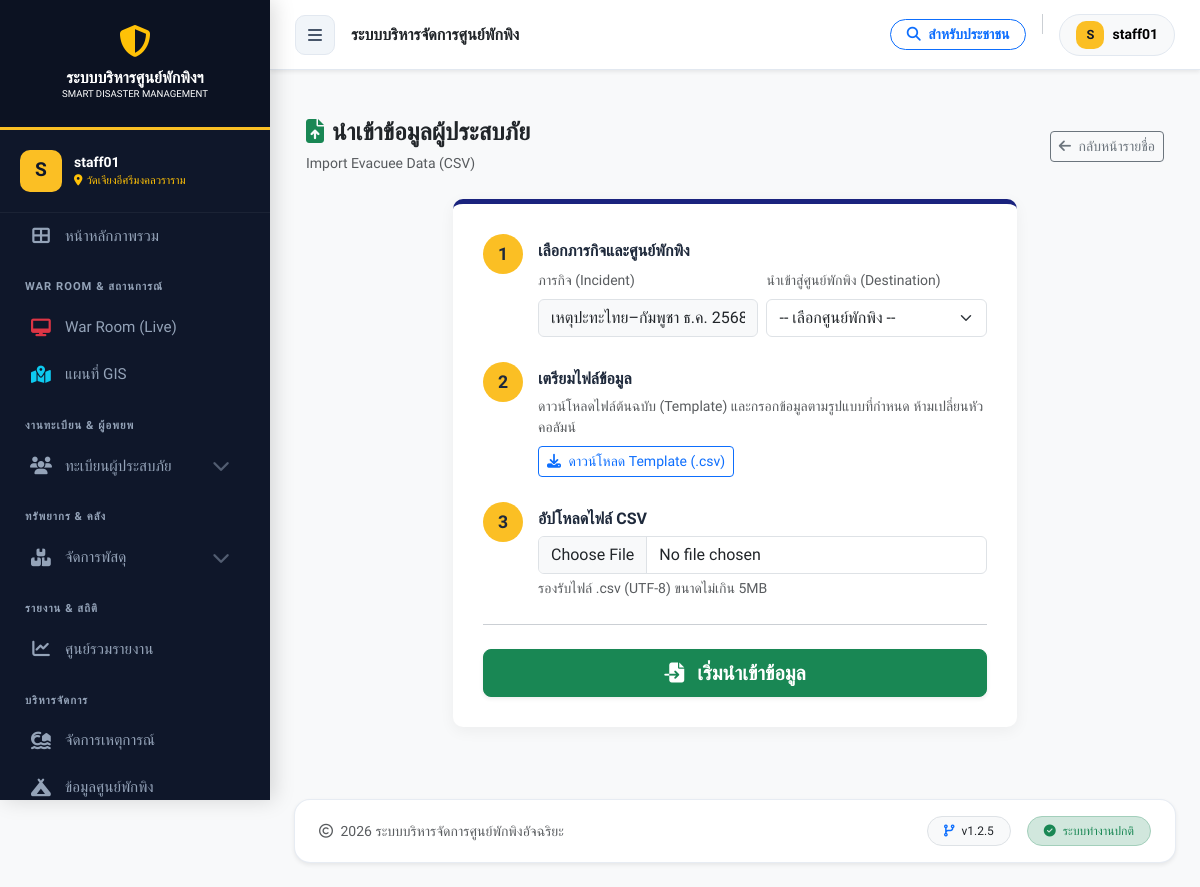
The app's page /import_csv.php (signed in) with its own data.
### tables this page shows
CREATE TABLE `shelters` (
  `id` int(11) NOT NULL,
  `incident_id` int(11) NOT NULL COMMENT 'ผูกกับเหตุการณ์ไหน',
  `name` varchar(200) NOT NULL COMMENT 'ชื่อศูนย์',
  `location` text NOT NULL COMMENT 'ที่ตั้ง',
  `district` varchar(100) DEFAULT NULL,
  `province` varchar(100) DEFAULT NULL,
  `latitude` decimal(10,8) DEFAULT NULL,
  `longitude` decimal(11,8) DEFAULT NULL,
  `capacity` int(11) NOT NULL DEFAULT 0 COMMENT 'ความจุสูงสุด',
  `contact_person` varchar(255) DEFAULT NULL,
  `contact_phone` varchar(20) DEFAULT NULL,
  `status` enum('open','full','closed') NOT NULL DEFAULT 'open',
  `last_updated` datetime DEFAULT NULL,
  `created_at` datetime DEFAULT current_timestamp()
);

CREATE TABLE `incidents` (
  `id` int(11) NOT NULL,
  `name` varchar(200) NOT NULL COMMENT 'ชื่อเหตุการณ์ (เช่น น้ำท่วมปี 67)',
  `type` varchar(50) NOT NULL DEFAULT 'other',
  `description` text DEFAULT NULL,
  `start_date` date NOT NULL,
  `end_date` date DEFAULT NULL,
  `status` enum('active','closed') NOT NULL DEFAULT 'active',
  `created_at` timestamp NOT NULL DEFAULT current_timestamp(),
  `location_scope` varchar(255) DEFAULT NULL COMMENT 'ขอบเขตพื้นที่ (เช่น อ.เมือง)'
);

### import_csv.php (the view, shortened to what this page needs)
<?php
require_once 'config/db.php';
$stmt = $pdo->query("SELECT id, name FROM incidents WHERE status = 'active' ORDER BY id DESC LIMIT 1");
$active_incident = $stmt->fetch();
?>
<!DOCTYPE html>
<html lang="th">
<head>
</head>
<body class="bg-light">
<?php include 'includes/header.php'; ?>
<div class="container mt-4 mb-5">
    <div class="d-flex justify-content-between align-items-center mb-4">
        <div>
            <h4 class="fw-bold text-dark mb-1">
                <i class="fas fa-file-upload text-success me-2"></i>นำเข้าข้อมูลผู้ประสบภัย
            </h4>
            <span class="text-muted small">Import Evacuee Data (CSV)</span>
        </div>
        <a href="evacuee_list.php" class="btn btn-outline-secondary btn-sm">
            <i class="fas fa-arrow-left me-1"></i> กลับหน้ารายชื่อ
        </a>
    </div>
    <div class="row justify-content-center">
        <div class="col-lg-8">
            <div class="import-steps">
                <form action="import_process.php" method="POST" enctype="multipart/form-data">
                    <div class="step-item step-active">
                        <div class="step-icon">1</div>
                        <div class="step-content">
                            <div class="step-title">เลือกภารกิจและศูนย์พักพิง</div>
                            <div class="row g-2">
                                <div class="col-md-6">
                                    <label class="form-label small text-muted">ภารกิจ (Incident)</label>
                                    <input type="text" class="form-control bg-light" value="<?php echo htmlspecialchars($active_incident['name'] ?? 'ไม่มีภารกิจ Active'); ?>" readonly>
                                </div>
                                <div class="col-md-6">
                                    <label class="form-label small text-muted">นำเข้าสู่ศูนย์พักพิง (Destination)</label>
                                    <select name="shelter_id" class="form-select" required>
                                        <option value="" selected disabled>-- เลือกศูนย์พักพิง --</option>
                                    </select>
                                </div>
                            </div>
                        </div>
                    </div>
                    <div class="step-item step-active">
                        <div class="step-icon">2</div>
                        <div class="step-content">
                            <div class="step-title">เตรียมไฟล์ข้อมูล</div>
                            <p class="text-muted small mb-2">ดาวน์โหลดไฟล์ต้นฉบับ (Template) และกรอกข้อมูลตามรูปแบบที่กำหนด ห้ามเปลี่ยนหัวคอลัมน์</p>
                            <a href="download_template.php" class="btn btn-outline-primary btn-sm">
                                <i class="fas fa-download me-1"></i> ดาวน์โหลด Template (.csv)
                            </a>
                        </div>
                    </div>
                    <div class="step-item step-active">
                        <div class="step-icon">3</div>
                        <div class="step-content">
                            <div class="step-title">อัปโหลดไฟล์ CSV</div>
                            <input type="file" name="csv_file" class="form-control" accept=".csv" required>
                            <div class="form-text">รองรับไฟล์ .csv (UTF-8) ขนาดไม่เกิน 5MB</div>
                        </div>
                    </div>
                    <hr class="mt-4 mb-4">
                    <div class="d-grid">
                        <button type="submit" class="btn btn-success btn-lg fw-bold shadow-sm">
                            <i class="fas fa-file-import me-2"></i> เริ่มนำเข้าข้อมูล
                        </button>
                    </div>
                </form>
            </div>
        </div>
    </div>
</div>
<?php include 'includes/footer.php'; ?>
</body>
</html>

### includes/header.php (shortened to what this page needs)
<?php
require_once __DIR__ . '/../config/db.php';
$current_page = basename($_SERVER['PHP_SELF']);
$role = $_SESSION['role'] ?? 'guest';
$is_admin = ($role === 'admin');
$my_shelter_id = $_SESSION['shelter_id'] ?? '';
$user_shelter_name = '';
if ($my_shelter_id && isset($conn)) {
    $stmt_sh = $conn->prepare("SELECT name FROM shelters WHERE id = ?");
    if ($stmt_sh) {
        $stmt_sh->bind_param("i", $my_shelter_id);
        $stmt_sh->execute();
        $res_sh = $stmt_sh->get_result();
        if ($row_sh = $res_sh->fetch_assoc()) {
            $user_shelter_name = $row_sh['name'];
        }
    }
}
?>
<!DOCTYPE html>
<html lang="th">
<head>
    <link href="https://cdn.jsdelivr.net/npm/bootstrap@5.3.0/dist/css/bootstrap.min.css" rel="stylesheet">
    <link rel="stylesheet" href="https://cdnjs.cloudflare.com/ajax/libs/font-awesome/6.4.0/css/all.min.css">
    <link href='https://unpkg.com/boxicons@2.1.4/css/boxicons.min.css' rel='stylesheet'>
    <link rel="stylesheet" href="https://cdn.jsdelivr.net/npm/sweetalert2@11/dist/sweetalert2.min.css">
    <link rel="stylesheet" href="https://cdnjs.cloudflare.com/ajax/libs/bootstrap-datepicker/1.9.0/css/bootstrap-datepicker.min.css">
    <link rel="stylesheet" href="https://earthchie.github.io/jquery.Thailand.js/jquery.Thailand.js/dist/jquery.Thailand.min.css">
</head>
<body class="<?php echo (isset($_COOKIE['sidebar_state']) && $_COOKIE['sidebar_state'] == 'collapsed') ? 'sidebar-collapsed' : ''; ?>">
<div class="wrapper">
    <nav id="sidebar">
        <div class="sidebar-header">
            <div class="mb-2"><i class="fas fa-shield-alt fa-2x text-warning"></i></div>
            <div class="fw-bold text-white h6 mb-0">ระบบบริหารศูนย์พักพิงฯ</div>
            <div class="text-white small" style="font-size: 0.6rem;">SMART DISASTER MANAGEMENT</div>
        </div>
        <?php if(isset($_SESSION['user_id'])): ?>
            <div class="user-panel">
                <div class="user-avatar"><?php echo strtoupper(substr($_SESSION['username'] ?? 'U', 0, 1)); ?></div>
                <div class="overflow-hidden">
                    <div class="text-white small fw-bold text-truncate"><?php echo $_SESSION['username'] ?? 'User'; ?></div>
                    <div class="text-warning text-truncate" style="font-size: 0.7rem;">
                        <i class="fas fa-map-marker-alt me-1"></i><?php echo $user_shelter_name ?: 'ส่วนกลาง'; ?>
                    </div>
                </div>
            </div>
            <ul class="components">
                <li>
                    <a href="index.php" class="<?php echo $current_page == 'index.php' ? 'active' : ''; ?>">
                        <i class="fas fa-th-large"></i> <span>หน้าหลักภาพรวม</span>
                    </a>
                </li>
                <li class="menu-label">War Room & สถานการณ์</li>
                <li><a href="monitor_dashboard.php" target="_blank"><i class="fas fa-desktop text-danger"></i> <span>War Room (Live)</span></a></li>
                <li><a href="gis_dashboard.php" class="<?php echo $current_page == 'gis_dashboard.php' ? 'active' : ''; ?>"><i class="fas fa-map-location-dot text-info"></i> <span>แผนที่ GIS</span></a></li>
                <li class="menu-label">งานทะเบียน & ผู้อพยพ</li>
                <li>
                    <a href="#evacueeSubmenu" data-bs-toggle="collapse" class="dropdown-toggle <?php echo (strpos($current_page, 'evacuee') !== false) ? 'active' : ''; ?>">
                        <i class="fas fa-users"></i> <span>ทะเบียนผู้ประสบภัย</span>
                        <i class="fas fa-chevron-down dropdown-icon"></i>
                    </a>
                </li>
                <li class="menu-label">ทรัพยากร & คลัง</li>
                <li>
                    <a href="#logisticsSubmenu" data-bs-toggle="collapse" class="dropdown-toggle <?php echo (strpos($current_page, 'inventory') !== false) ? 'active' : ''; ?>">
                        <i class="fas fa-boxes-stacked"></i> <span>จัดการพัสดุ</span>
                        <i class="fas fa-chevron-down dropdown-icon"></i>
                    </a>
                </li>
                <li class="menu-label">รายงาน & สถิติ</li>
                <li>
                    <a href="report_center.php" class="<?php echo (strpos($current_page, 'report_') !== false) ? 'active' : ''; ?>">
                        <i class="fas fa-chart-line"></i> <span>ศูนย์รวมรายงาน</span>
                    </a>
                </li>
                <?php if($is_admin || $role === 'staff'): ?>
                <li class="menu-label">บริหารจัดการ</li>
                <li>
                    <a href="incident_manager.php" class="<?php echo $current_page == 'incident_manager.php' ? 'active' : ''; ?>">
                        <i class="fas fa-house-tsunami"></i> <span>จัดการเหตุการณ์</span>
                    </a>
                </li>
                <li>
                    <a href="shelter_list.php" class="<?php echo $current_page == 'shelter_list.php' ? 'active' : ''; ?>">
                        <i class="fas fa-campground"></i> <span>ข้อมูลศูนย์พักพิง</span>
                    </a>
                </li>
                <?php endif; ?>
            </ul>
        <?php endif; ?>
    </nav>
    <div id="content">
        <nav class="top-navbar shadow-sm">
            <div class="d-flex align-items-center">
                <div id="sidebarCollapse" onclick="toggleSidebar()" style="cursor: pointer;">
                    <i class="fas fa-bars"></i>
                </div>
                <div class="ms-3 d-none d-sm-block fw-bold text-dark">
                    <?php
                        if($current_page == 'index.php') echo 'ภาพรวมสถานการณ์';
                        elseif($current_page == 'evacuee_list.php') echo 'ทะเบียนรายชื่อผู้ประสบภัย';
                        elseif(strpos($current_page, 'report_') !== false) echo 'ระบบรายงานและการวิเคราะห์';
                        elseif($current_page == 'incident_manager.php') echo 'จัดการเหตุการณ์ภัยพิบัติ';
                        elseif($current_page == 'shelter_list.php') echo 'บริหารจัดการศูนย์พักพิง';
                        else echo 'ระบบบริหารจัดการศูนย์พักพิง';
                    ?>
                </div>
            </div>
            <div class="d-flex align-items-center gap-3">
                <a href="family_finder.php" target="_blank" class="btn btn-sm btn-outline-primary rounded-pill px-3 fw-bold">
                    <i class="fas fa-search me-1"></i> สำหรับประชาชน
                </a>
                <div class="dropdown">
                    <button class="btn btn-light rounded-pill d-flex align-items-center gap-2 px-3 dropdown-toggle" type="button" data-bs-toggle="dropdown" aria-expanded="false" style="border: 1px solid #e2e8f0;">
                        <div class="user-avatar" style="width: 28px; height: 28px; font-size: 0.8rem;">
                            <?php echo strtoupper(substr($_SESSION['username'] ?? 'U', 0, 1)); ?>
                        </div>
                        <span class="d-none d-md-block small fw-bold"><?php echo $_SESSION['username'] ?? 'User'; ?></span>
                    </button>
                </div>
            </div>
        </nav>
        <div class="p-3 p-md-4">

### import_csv.php (style rules this page uses)
.import-steps { background: white; border-radius: 10px; padding: 30px; box-shadow: 0 4px 15px rgba(0,0,0,0.05); border-top: 5px solid #1a237e; }
.step-item { display: flex; margin-bottom: 25px; }
.step-icon { width: 40px; height: 40px; border-radius: 50%; background-color: #f1f5f9; color: #64748b; display: flex; align-items: center; justify-content: center; font-weight: bold; font-size: 1.1rem; margin-right: 15px; flex-shrink: 0; }
.step-active .step-icon { background-color: #fbbf24; color: #1e293b; }
.step-content { padding-top: 5px; width: 100%; }
.step-title { font-weight: 700; color: #1e293b; margin-bottom: 5px; }

### includes/header.php (style rules this page uses)
:root { --sidebar-width: 270px; --nav-bg: #0f172a; --nav-hover: #1e293b; --active-gold: #fbbf24; --text-main: #f1f5f9; --text-muted: #94a3b8; --body-bg: #f8fafc; --header-height: 70px; --primary-color: #0d6efd; }
body { font-family: 'Prompt', sans-serif; background-color: var(--body-bg); color: #334155; overflow-x: hidden; margin: 0; transition: margin-left 0.3s ease; }
.wrapper { display: block; width: 100%; }
#sidebar { width: var(--sidebar-width); min-width: var(--sidebar-width); max-width: var(--sidebar-width); background-color: var(--nav-bg); color: var(--text-main); transition: margin-left 0.3s ease-in-out; position: fixed; top: 0; left: 0; height: 100vh; z-index: 1050; box-shadow: 4px 0 20px rgba(0,0,0,0.15); overflow-y: auto; }
#content { width: auto; min-height: 100vh; transition: margin-left 0.3s ease-in-out; margin-left: var(--sidebar-width); position: relative; }
.sidebar-header { padding: 25px 20px; background: rgba(0,0,0,0.2); text-align: center; border-bottom: 3px solid var(--active-gold); }
.user-panel { padding: 20px; border-bottom: 1px solid rgba(255,255,255,0.05); display: flex; align-items: center; gap: 12px; }
.user-avatar { width: 42px; height: 42px; background: var(--active-gold); color: var(--nav-bg); border-radius: 10px; display: flex; align-items: center; justify-content: center; font-weight: bold; font-size: 1.2rem; }
.menu-label { font-size: 0.7rem; text-transform: uppercase; color: var(--text-muted); padding: 20px 25px 8px; font-weight: 600; letter-spacing: 1px; }
ul.components { padding: 0; list-style: none; }
ul.components li a { padding: 12px 25px; font-size: 0.95rem; display: flex; align-items: center; color: var(--text-muted); text-decoration: none; transition: all 0.2s; border-left: 4px solid transparent; }
ul.components li a i { width: 24px; text-align: center; margin-right: 12px; font-size: 1.1rem; }
.dropdown-toggle::after { display: none !important; }
.dropdown-icon { margin-left: auto; font-size: 0.75rem; transition: transform 0.3s; opacity: 0.5; }
.top-navbar { height: var(--header-height); background: #fff; border-bottom: 1px solid #e2e8f0; padding: 0 25px; display: flex; align-items: center; justify-content: space-between; position: sticky; top: 0; z-index: 900; width: 100%; }
#sidebarCollapse { width: 40px; height: 40px; display: flex; align-items: center; justify-content: center; border-radius: 10px; background: #f1f5f9; color: #475569; cursor: pointer; transition: all 0.2s; border: 1px solid #e2e8f0; }

### includes/footer.php (style rules this page uses)
#content { display: flex; flex-direction: column; min-height: 100vh; }

### records on screen
shelters: name "วัดเจียงอีศรีมงคลวราราม"
incidents: name "เหตุปะทะไทย–กัมพูชา ธ.ค. 2568"

### other values on screen
substr($_SESSION['username'] ?? 'U', 0, 1) "S"
$_SESSION['username'] "staff01"
